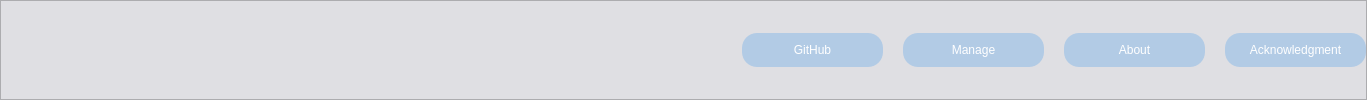
      <widget class="QFrame" name="frame_3">
       <property name="styleSheet">
        <string notr="true">background-color: rgb(223, 223, 227);</string>
       </property>
       <property name="frameShape">
        <enum>QFrame::StyledPanel</enum>
       </property>
       <property name="frameShadow">
        <enum>QFrame::Raised</enum>
       </property>
       <layout class="QHBoxLayout" name="horizontalLayout_3">
        <property name="spacing">
         <number>20</number>
        </property>
        <property name="leftMargin">
         <number>0</number>
        </property>
        <property name="topMargin">
         <number>0</number>
        </property>
        <property name="rightMargin">
         <number>0</number>
        </property>
        <property name="bottomMargin">
         <number>0</number>
        </property>
        <item>
         <spacer name="horizontalSpacer">
          <property name="orientation">
           <enum>Qt::Horizontal</enum>
          </property>
          <property name="sizeHint" stdset="0">
           <size>
            <width>741</width>
            <height>20</height>
           </size>
          </property>
         </spacer>
        </item>
        <item>
         <widget class="QPushButton" name="github">
          <property name="minimumSize">
           <size>
            <width>141</width>
            <height>0</height>
           </size>
          </property>
          <property name="maximumSize">
           <size>
            <width>141</width>
            <height>16777215</height>
           </size>
          </property>
          <property name="styleSheet">
           <string notr="true">QPushButton {  
    background-color: rgb(178, 203, 229); /* 设置背景颜色，这里以绿色为例 */  
    border: none; /* 移除边框 */  
    border-radius: 15px; /* 设置圆角半径 */  
    color: white; /* 设置文本颜色 */  
    padding: 10px 20px; /* 设置内边距 */  
}  
  
/* 当按钮被按下时的样式 */  
QPushButton:pressed {  
    background-color: rgb(159, 186, 214); /* 设置按下时的背景颜色，这里是稍暗的绿色 */  
}</string>
          </property>
          <property name="text">
           <string>GitHub</string>
          </property>
         </widget>
        </item>
        <item>
         <widget class="QPushButton" name="pushButton">
          <property name="minimumSize">
           <size>
            <width>141</width>
            <height>0</height>
           </size>
          </property>
          <property name="maximumSize">
           <size>
            <width>141</width>
            <height>16777215</height>
           </size>
          </property>
          <property name="styleSheet">
           <string notr="true">QPushButton {  
    background-color: rgb(178, 203, 229); /* 设置背景颜色，这里以绿色为例 */  
    border: none; /* 移除边框 */  
    border-radius: 15px; /* 设置圆角半径 */  
    color: white; /* 设置文本颜色 */  
    padding: 10px 20px; /* 设置内边距 */  
}  
  
/* 当按钮被按下时的样式 */  
QPushButton:pressed {  
    background-color: rgb(159, 186, 214); /* 设置按下时的背景颜色，这里是稍暗的绿色 */  
}</string>
          </property>
          <property name="text">
           <string>Manage</string>
          </property>
         </widget>
        </item>
        <item>
         <widget class="QPushButton" name="pushButton_2">
          <property name="minimumSize">
           <size>
            <width>141</width>
            <height>0</height>
           </size>
          </property>
          <property name="maximumSize">
           <size>
            <width>141</width>
            <height>16777215</height>
           </size>
          </property>
          <property name="styleSheet">
           <string notr="true">QPushButton {  
    background-color: rgb(178, 203, 229); /* 设置背景颜色，这里以绿色为例 */  
    border: none; /* 移除边框 */  
    border-radius: 15px; /* 设置圆角半径 */  
    color: white; /* 设置文本颜色 */  
    padding: 10px 20px; /* 设置内边距 */  
}  
  
/* 当按钮被按下时的样式 */  
QPushButton:pressed {  
    background-color: rgb(159, 186, 214); /* 设置按下时的背景颜色，这里是稍暗的绿色 */  
}</string>
          </property>
          <property name="text">
           <string>About</string>
          </property>
         </widget>
        </item>
        <item>
         <widget class="QPushButton" name="pushButton_3">
          <property name="minimumSize">
           <size>
            <width>141</width>
            <height>0</height>
           </size>
          </property>
          <property name="maximumSize">
           <size>
            <width>141</width>
            <height>16777215</height>
           </size>
          </property>
          <property name="styleSheet">
           <string notr="true">QPushButton {  
    background-color: rgb(178, 203, 229); /* 设置背景颜色，这里以绿色为例 */  
    border: none; /* 移除边框 */  
    border-radius: 15px; /* 设置圆角半径 */  
    color: white; /* 设置文本颜色 */  
    padding: 10px 20px; /* 设置内边距 */  
}  
  
/* 当按钮被按下时的样式 */  
QPushButton:pressed {  
    background-color: rgb(159, 186, 214); /* 设置按下时的背景颜色，这里是稍暗的绿色 */  
}</string>
          </property>
          <property name="text">
           <string>Acknowledgment</string>
          </property>
         </widget>
        </item>
       </layout>
      </widget>
